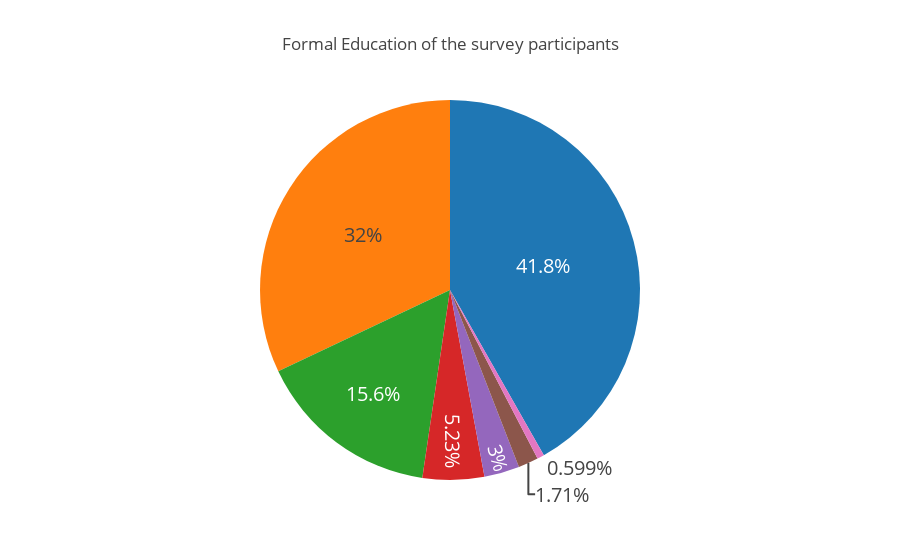

The notebook cell this image was saved under:
### Code cell
edu = data.FormalEducation.value_counts()
labels=(np.array(edu.index))
values=(np.array((edu / edu.sum())*100))#(np.array(edu.values))
trace=go.Pie(labels=labels,values=values,hoverinfo='label+percent',
               textfont=dict(size=20),
                showlegend=False)
layerout=go.Layout(title="Formal Education of the survey participants")
data_trace=[trace]
fig=go.Figure(data=data_trace,layout=layerout)
py.iplot(figure_or_data=fig,filename="edu")

### Figure 1 — Plotly figure (JSON) as saved in the notebook; plotly's stock layout.template omitted (floating-point values rounded to 4 significant figures)
{"data": [{"hoverinfo": "label+percent", "labels": ["Master's degree", "Bachelor's degree", "Doctoral degree", "Some college/university study without earning a bachelor's degree", "Professional degree", "I did not complete any formal education past high school", "I prefer not to answer"], "showlegend": false, "textfont": {"size": 20}, "type": "pie", "values": [41.78, 32.04, 15.63, 5.235, 3.004, 1.712, 0.5994]}], "layout": {"title": "Formal Education of the survey participants"}}
